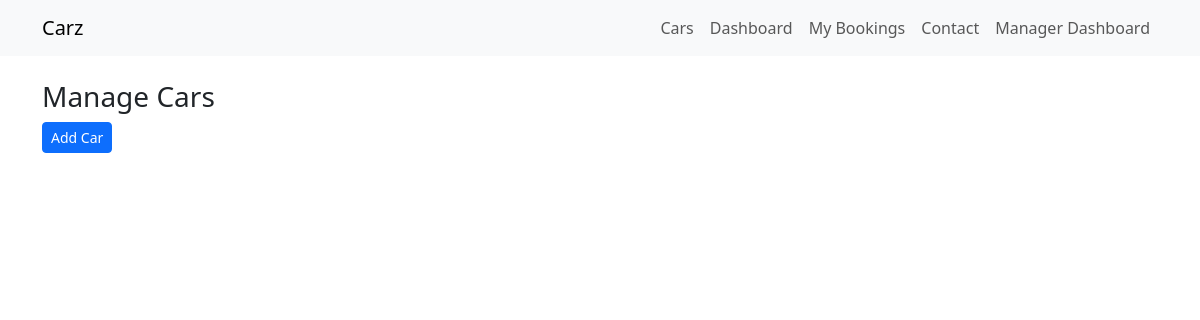
Before: /cars/manager/cars/ (signed in) with the older database file.
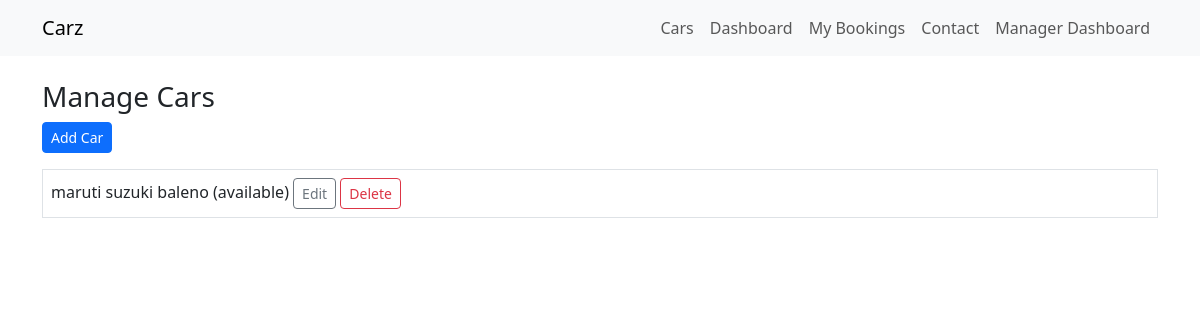
After: the same page with the newer database file.
### apps/cars/models.py (models this page shows, shortened)
class Car(models.Model):
    class FuelType(models.TextChoices):
        PETROL = "petrol", "Petrol"
        DIESEL = "diesel", "Diesel"
        CNG = "cng", "CNG"
        ELECTRIC = "electric", "Electric"
    class Transmission(models.TextChoices):
        MANUAL = "manual", "Manual"
        AUTOMATIC = "automatic", "Automatic"
    class Status(models.TextChoices):
        AVAILABLE = "available", "Available"
        BOOKED = "booked", "Booked"
        UNDER_SERVICE = "under_service", "Under Service"
        NOT_AVAILABLE = "not_available", "Not Available"
    brand = models.CharField(max_length=100, db_index=True)
    model = models.CharField(max_length=100, db_index=True)
    year = models.PositiveIntegerField()
    color = models.CharField(max_length=50)
    fuel_type = models.CharField(max_length=20, choices=FuelType.choices, db_index=True)
    transmission = models.CharField(max_length=20, choices=Transmission.choices)
    seating_capacity = models.PositiveSmallIntegerField(db_index=True)
    description = models.TextField(blank=True)
    is_driver_available = models.BooleanField(default=False, db_index=True)
    status = models.CharField(max_length=20, choices=Status.choices, default=Status.AVAILABLE, db_index=True)

### apps/cars/views.py (the view)
# urls.py: path("manager/cars/", ManagerCarListView.as_view(), name="manager-car-list"),
class ManagerCarListView(ManagerRequiredMixin, ListView):
    template_name = "cars/manager_car_list.html"
    context_object_name = "cars"
    model = Car

### apps/core/mixins.py (called while the page is built)
    def test_func(self):
        return self.request.user.role in [User.Role.MANAGER, User.Role.ADMIN] or self.request.user.is_superuser

### templates/cars/manager_car_list.html
{% extends "base.html" %}
{% block content %}
<h1 class="h3">Manage Cars</h1>
<a href="{% url 'manager-car-create' %}" class="btn btn-primary btn-sm mb-3">Add Car</a>
{% for car in cars %}
<div class="border p-2 mb-2">
  {{ car.brand }} {{ car.model }} ({{ car.status }})
  <a class="btn btn-sm btn-outline-secondary" href="{% url 'manager-car-update' car.id %}">Edit</a>
  <a class="btn btn-sm btn-outline-danger" href="{% url 'manager-car-delete' car.id %}">Delete</a>
</div>
{% endfor %}
{% endblock %}

Changed rows visible on the page:
added Car: brand "maruti suzuki", model "baleno", status "available"
